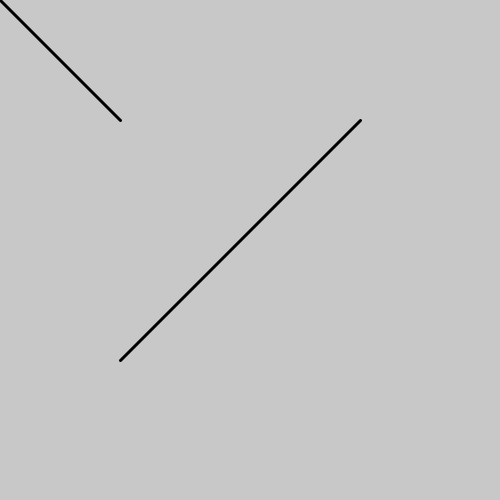
Frame 1 (no input)
Frame 60 (the mouse pressed at the canvas centre just before this capture): identical to frame 1, image omitted
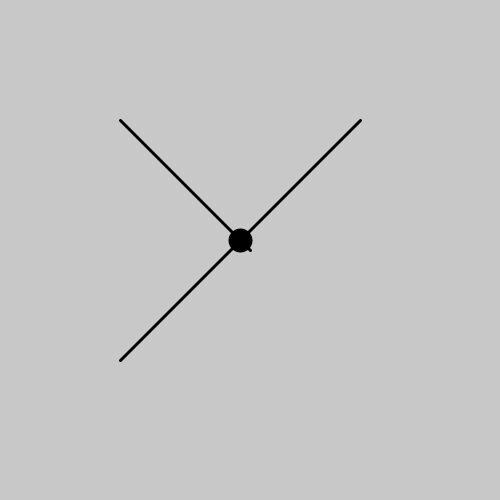
Frame 120 (the mouse held since frame 60 and released just before this capture)

The Processing sketch that drew these frames (run headless with seeded random() and noise(); from frame 60 on, the mouse is pressed at the canvas centre):

// Processing sketch: line_segment
// ── line_segment.pde
void setup() {
  size(500,500);
}

void draw() {
  background(200);
  float x0 = 120.0;
  float y0 = 120.0;
  float x1 = mouseX;
  float y1 = mouseY;

  float x2 = 120.0;
  float y2 = 360.0;
  float x3 = 360.0;
  float y3 = 120.0;

  if (abs(x1-x0) < 0.01) {
    x1 = x0+0.01;
  }
  if (abs(x3-x2) < 0.01) {
    x3 = x2+0.01;
  }

  float t0 = (y1-y0)/(x1-x0);
  float t1 = (y3-y2)/(x3-x2);

  float x = 0;
  float y = 0;
  if (t0 != t1) {
    x = (y2-y0+t0*x0-t1*x2)/(t0-t1);
    y = t0*(x-x0)+y0;
  }

  float r0 = (x-x0)/(x1-x0);
  float r1 = (x-x2)/(x3-x2);
  boolean hit = 0<r0 && r0<1 && 0<r1 && r1<1;
  strokeWeight(3);
  line(x0,y0,x1,y1);
  line(x2,y2,x3,y3);

  if (hit && t0 != t1) {
    strokeWeight(24);
    point(x,y);
  }
}
